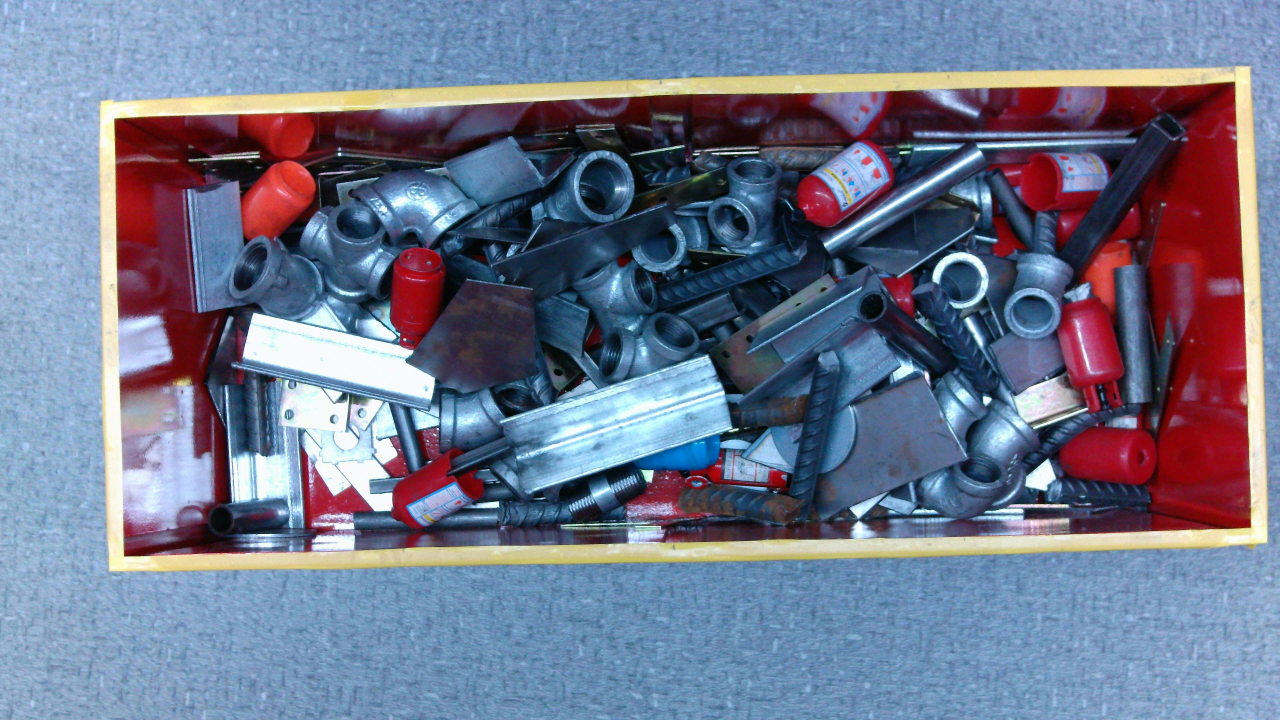
#> input picture Scrap_Steel_In_Field/inference/test_image.jpg, 3840 x 2160 px (shown at 1/3 size)
$ python -i get_clear_picture.py   (imports and definitions only)   (older library calls are emulated)
#> lines starting #> are read from the running program, lines starting #| are printed output that depends on the picture; after the words box and inside, x2 and y2 are one past the last pixel; in counts of white or black regions, pixels touching at a corner belong together
### Scrap_Steel_In_Field/utils/logger.py
import logging
import os
from datetime import datetime

def setup_logger(logger_name, base_dir, sub_dir):
    """设置日志记录器

    Args:
        logger_name: 日志记录器名称
        base_dir: 基础保存目录
        sub_dir: 日志子目录名称

    Returns:
        logging.Logger: 配置好的日志记录器
    """
#> called with logger_name = 'image', base_dir = 'Scrap_Steel_In_Field/logs', sub_dir = 'image'
    # 创建logs目录
    log_dir = os.path.join(base_dir, sub_dir)
    if not os.path.exists(log_dir):
        os.makedirs(log_dir)

    # 生成日志文件名（包含时间戳）
    timestamp = datetime.now().strftime("%Y%m%d_%H%M%S")
    log_file = os.path.join(log_dir, f"{logger_name}_{timestamp}.log")

    # 配置日志格式
    log_format = '%(asctime)s [%(levelname)s] %(message)s'
    date_format = '%Y-%m-%d %H:%M:%S'

    # 配置日志记录器
    logger = logging.getLogger(logger_name)
    # 设置默认日志级别为DEBUG
    logger.setLevel(logging.DEBUG)

    # 如果logger已经存在处理器，先移除
    for handler in logger.handlers[:]:
        handler.close()
        logger.removeHandler(handler)
#> further down, picture is the input picture: shape (2160, 3840, 3); mean B, G, R 142, 118.8, 111.6

    # 文件处理器
    file_handler = logging.FileHandler(log_file, encoding='utf-8')
    file_handler.setLevel(logging.DEBUG)
    file_handler.setFormatter(logging.Formatter(log_format, date_format))

    # 控制台处理器
    console_handler = logging.StreamHandler()
    console_handler.setLevel(logging.DEBUG)
    console_handler.setFormatter(logging.Formatter(log_format, date_format))

    # 添加处理器
    logger.addHandler(file_handler)
    logger.addHandler(console_handler)

    return logger

### Scrap_Steel_In_Field/get_image/get_clear_picture.py
import cv2
import numpy as np
import os
import sys
from datetime import datetime
import time
# 添加父目录到系统路径，以便导入自定义模块
sys.path.append(os.path.dirname(os.path.dirname(os.path.abspath(__file__))))
from Scrap_Steel_In_Field.config.detection_config import LOG_CONFIG
from Scrap_Steel_In_Field.config.camera_config import CAMERA_CONFIG
from Scrap_Steel_In_Field.utils.logger import setup_logger
from Scrap_Steel_In_Field.get_image.get_img import Camera

# 创建日志记录器
logger = setup_logger('image', LOG_CONFIG['base_dir'], LOG_CONFIG['sub_dirs']['image'])

def check_image_quality(image, methods=None):
    """检查图像质量，判断是否模糊"""
    if methods is None:
        methods = ['laplacian', 'sobel', 'canny_count', 'fft']

    if image is None:
        return {}, True, "图像为空"

    if len(image.shape) == 3:
        gray = cv2.cvtColor(image, cv2.COLOR_BGR2GRAY)
    else:
        gray = image.copy()

    scores = {}
    is_blurry = False
    feedback = []

    if 'laplacian' in methods:
        laplacian = cv2.Laplacian(gray, cv2.CV_64F)
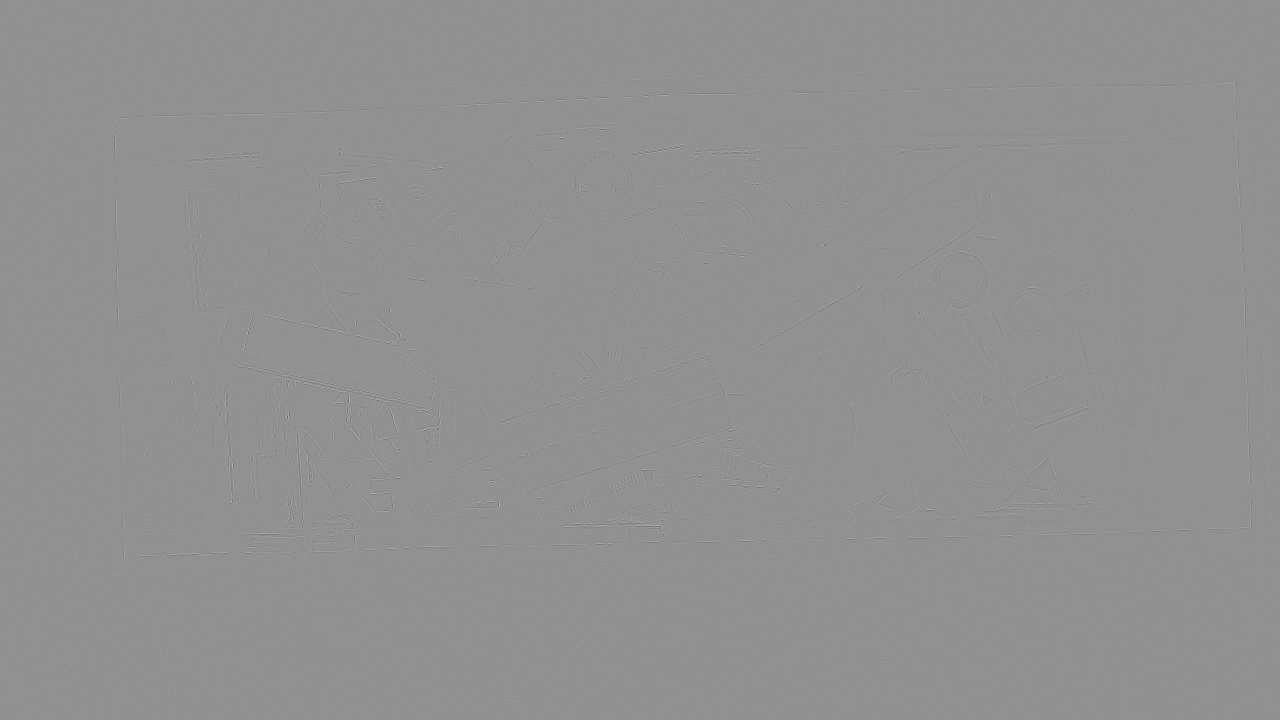
#> laplacian: shape (2160, 3840) float64 (shown at 1/3 size); min -520, max 394, mean 0; drawn with min black and max white
        lap_variance = laplacian.var()
#> lap_variance = 138.1
        scores['laplacian'] = lap_variance
        lap_threshold = 50
        if lap_variance < lap_threshold:
            is_blurry = True
            feedback.append(f"拉普拉斯变异度低 ({lap_variance:.2f} < {lap_threshold})")
        else:
            feedback.append(f"拉普拉斯变异度正常 ({lap_variance:.2f})")

    if 'sobel' in methods:
        sobelx = cv2.Sobel(gray, cv2.CV_64F, 1, 0, ksize=3)
        sobely = cv2.Sobel(gray, cv2.CV_64F, 0, 1, ksize=3)
        sobel_magnitude = np.sqrt(sobelx**2 + sobely**2)
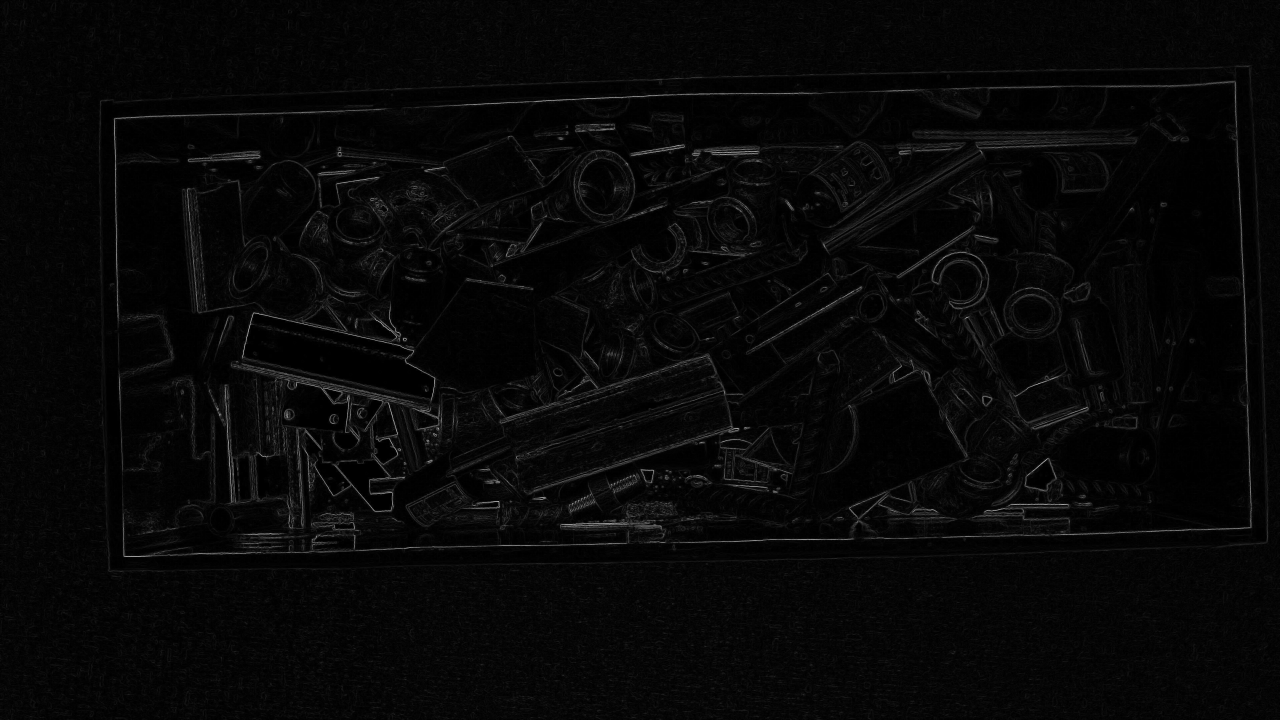
#> sobel_magnitude: shape (2160, 3840) float64 (shown at 1/3 size); min 0, max 958.1, mean 29.4; drawn with min black and max white
        sobel_mean = np.mean(sobel_magnitude)
#> sobel_mean = 29.38
        scores['sobel'] = sobel_mean
        sobel_threshold = 20
        if sobel_mean < sobel_threshold:
            is_blurry = True
            feedback.append(f"Sobel梯度均值低 ({sobel_mean:.2f} < {sobel_threshold})")
        else:
            feedback.append(f"Sobel梯度均值正常 ({sobel_mean:.2f})")

    if 'canny_count' in methods:
        edges = cv2.Canny(gray, 100, 200)
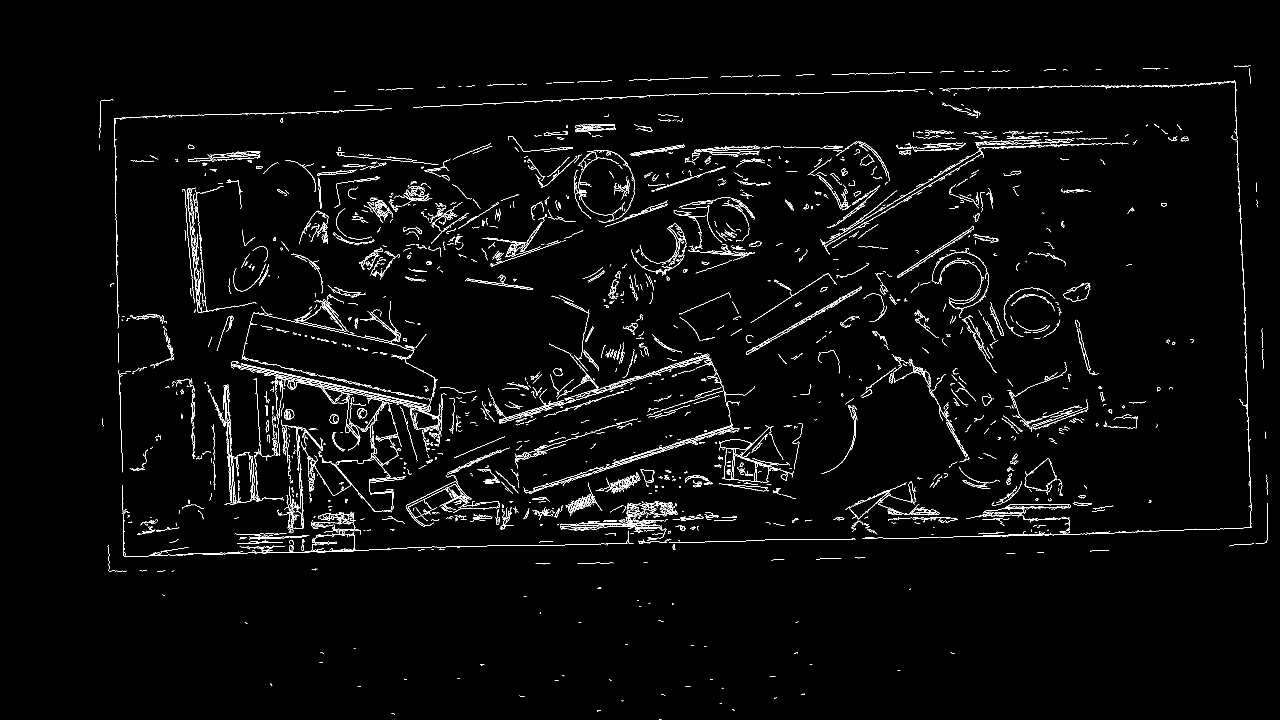
#> edges: shape (2160, 3840) (shown at 1/3 size); 1.8% white in thin lines or dots, all inside (x1, y1, x2, y2) = (297, 196, 3804, 2160)
        edge_count = np.count_nonzero(edges)
#> edge_count = 145763
        edge_percentage = edge_count / (gray.shape[0] * gray.shape[1]) * 100
#> edge_percentage = 1.76
        scores['canny_count'] = edge_percentage
        canny_threshold = 0.5
        if edge_percentage < canny_threshold:
            is_blurry = True
            feedback.append(f"边缘检测点少 ({edge_percentage:.2f}% < {canny_threshold}%)")
        else:
            feedback.append(f"边缘检测点正常 ({edge_percentage:.2f}%)")

    if 'fft' in methods:
        f = np.fft.fft2(gray)
        fshift = np.fft.fftshift(f)
        magnitude_spectrum = 20 * np.log(np.abs(fshift) + 1)
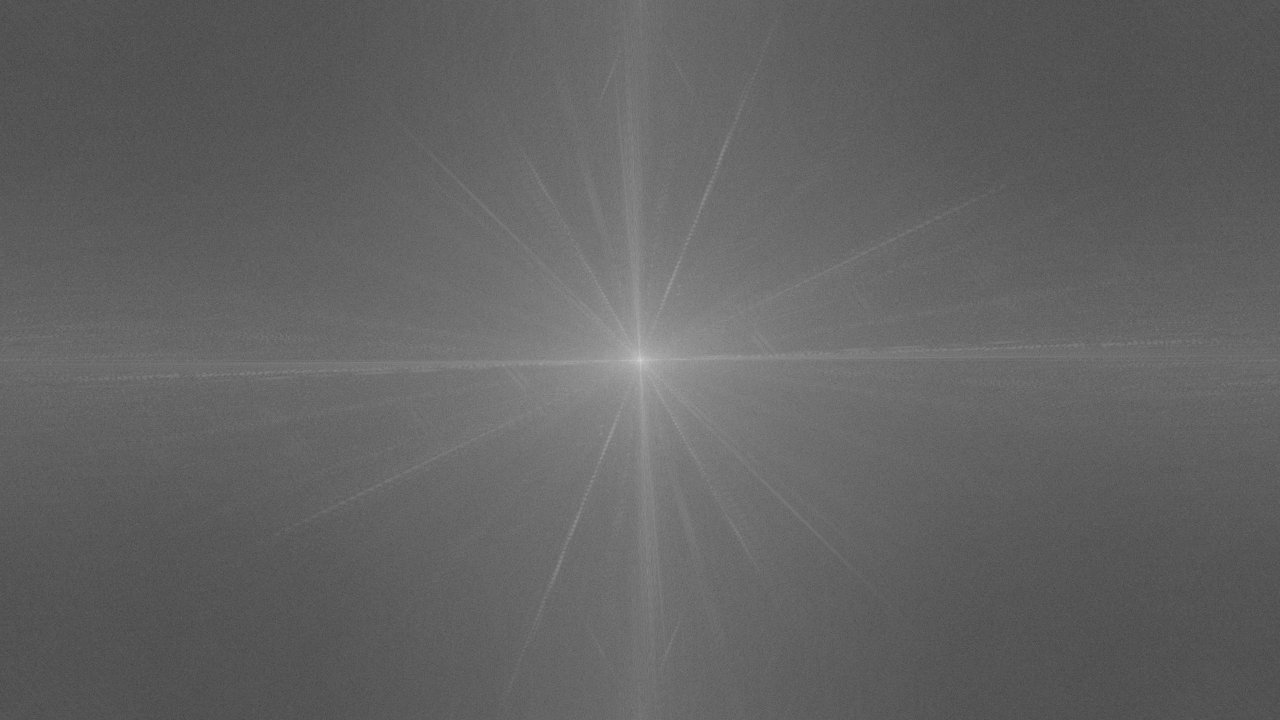
#> magnitude_spectrum: shape (2160, 3840) float64 (shown at 1/3 size); min 23.61, max 414.2, mean 175.8; drawn with min black and max white

        rows, cols = gray.shape
#> rows = 2160; cols = 3840
        crow, ccol = rows // 2, cols // 2
#> crow = 1080; ccol = 1920
        mask = np.ones((rows, cols), np.uint8)
        center_size = min(20, min(rows, cols) // 4)
#> center_size = 20
        mask[crow-center_size:crow+center_size, ccol-center_size:ccol+center_size] = 0

        high_freq_energy = np.sum(magnitude_spectrum * mask) / np.sum(mask)
#> high_freq_energy = 175.8
        scores['fft'] = high_freq_energy

        fft_threshold = 20
        if high_freq_energy < fft_threshold:
            is_blurry = True
            feedback.append(f"高频能量低 ({high_freq_energy:.2f} < {fft_threshold})")
        else:
            feedback.append(f"高频能量正常 ({high_freq_energy:.2f})")

    quality_info = "图像质量: " + ("模糊" if is_blurry else "清晰") + "\n"
    quality_info += " | ".join(feedback)

    return scores, is_blurry, quality_info

# [69 lines left out: function get_clear_image, not called in this run]

# [13 lines not run here, left out]

>>> import cv2
>>> picture = cv2.imread('../inference/test_image.jpg')
>>> result = check_image_quality(picture)
